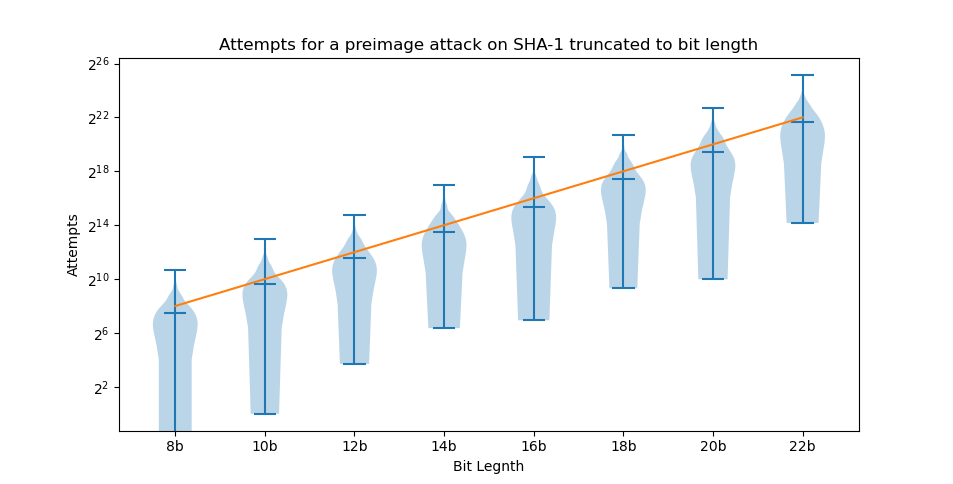

Reproduce this figure in Python.
#!/usr/bin/env python3

import pandas as pd
import numpy as np
import matplotlib.pyplot as plt

data = [
    pd.read_csv("preimage_8t_8b.csv").to_numpy().flatten(),
    pd.read_csv("preimage_8t_10b.csv").to_numpy().flatten(),
    pd.read_csv("preimage_8t_12b.csv").to_numpy().flatten(),
    pd.read_csv("preimage_8t_14b.csv").to_numpy().flatten(),
    pd.read_csv("preimage_8t_16b.csv").to_numpy().flatten(),
    pd.read_csv("preimage_8t_18b.csv").to_numpy().flatten(),
    pd.read_csv("preimage_8t_20b.csv").to_numpy().flatten(),
    pd.read_csv("preimage_8t_22b.csv").to_numpy().flatten(),
]

labels = [
    "8b",
    "10b",
    "12b",
    "14b",
    "16b",
    "18b",
    "20b",
    "22b",
]

plt.figure()
plt.violinplot(data, showmedians=True)
plt.yscale("log", base=2)

plt.plot([1, 8], [(2**8) / 2, (2**22) / 2])

plt.xlabel("Bit Legnth")
plt.ylabel("Attempts")
plt.title("Attempts for a preimage attack on SHA-1 truncated to bit length")

plt.xticks(np.arange(1, len(labels) + 1), labels)

plt.show()
